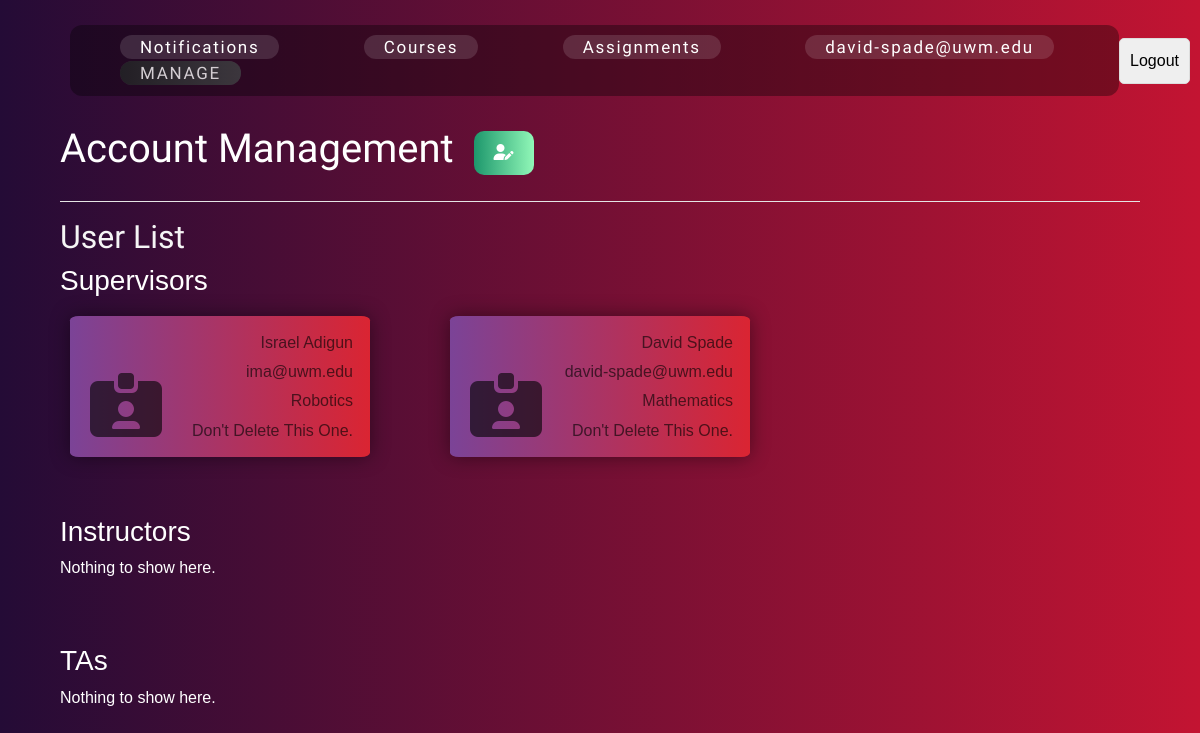
Page /account-management/ (signed in) on the committed database.
### TAScheduler/models.py (models this page shows, shortened)
class User(AbstractUser):
    email = models.EmailField(unique=True)
    fname = models.CharField(max_length=50, verbose_name="First Name")
    lname = models.CharField(max_length=50, verbose_name="Last Name")
    address = models.CharField(max_length=50)
    phone_number = models.CharField(max_length=15, blank=True, null=True, verbose_name="Phone Number")
    username = None
    USERNAME_FIELD = 'email'
    REQUIRED_FIELDS = ['fname', 'lname']
    objects = UserManager()  # Use the custom manager

class Supervisor(models.Model):
    user = models.OneToOneField(User, to_field="email", on_delete=models.CASCADE)
    admin_dept = models.CharField(max_length=100)
    class Meta:
        verbose_name = "Supervisor"
        verbose_name_plural = "Supervisors"
        permissions = [
            ("create_courses", "Can create courses"),
            ("create_accounts", "Can create user accounts"),
            ("delete_accounts", "Can delete user accounts"),
            ("edit_accounts", "Can edit user accounts"),
            ("assign_instructors", "Can assign instructors to courses"),
            ("assign_tas", "Can assign TAs to courses and labs"),
            ("access_all_data", "Can access all system data"),
            ("send_notifications", "Can send notifications to users"),
        ]

### TAScheduler/views.py (the view, shortened to what this page needs)
# urls.py: path("account-management/", AccountManagementView.as_view(), name="account-management"),
@method_decorator([login_required(login_url="/"), group_required('Supervisor')], name='dispatch')
class AccountManagementView(View):
    def get(self, request):
        s,i,t = Supervisor.objects.all(), Instructor.objects.all(), TA.objects.all()
        return render(request, 'AccountManagement.html', {'supervisors': s, "tas":t, "instructors":i, "role":"Supervisor"})

### TAScheduler/utils/auth.py (called while the page is built)
def group_required(group_name):
    def in_group(user):
        if user.is_authenticated and user.groups.filter(name=group_name).exists():
            return True
        raise PermissionDenied  # Raise 403 error for unauthorized users
    return user_passes_test(in_group)

### templates/AccountManagement.html (shortened to what this page needs)
{% extends "base.html" %} {% block title %} Account Management {% endblock %}
{% block content %}
<header class="acct-mgmt-header">
    <div class="header-title">
        <h1>Account Management</h1>
        <button class="btn-grad3" id="add-modal"><i class="fa-solid fa-user-pen"></i></button>
    </div>
</header>
<hr style="background-color: white;">
<h2 style="font-family: Amatic SC; color:whitesmoke;">User List</h2>
<div class="table-div">
    <div class="tbody-div">
        {% include "partials/_allUsers.html" %}
    </div>
</div>
{% endblock %}

### templates/partials/_navbar.html (shortened to what this page needs)
<nav class="custom-nav d-flex justify-content-between align-items-center">
    <div class="nav-group">
        <a href="/notifications" class="nav-btn {% if request.resolver_match.url_name == 'notifications' %}btn-grad4{% endif %}">Notifications</a>
        <a href="/courses" class="nav-btn {% if request.resolver_match.url_name == 'courses' %}btn-grad4{% endif %}">Courses</i></a>
        <a href="/assignments" class="nav-btn {% if request.resolver_match.url_name == 'assignments' %}btn-grad4{% endif %}">Assignments</a>
        <a href="/contact-info" class="nav-btn {% if request.resolver_match.url_name == 'contact-info' %}btn-grad4{% endif %}">{{user.email}}</a>
        {% if role and role == "Supervisor" %}
            <a href="{% url 'account-management' %}" class="nav-btn {% if request.resolver_match.url_name == 'account-management' %}btn-grad4{% endif %}">Manage</a>
        {% endif %}
    </div>
    <div class="logout-component">
        <form id="logout_form" action="{% url 'logout' %}" method="POST">
            <input type="submit" value="Logout">
        </form>
    </div>
</nav>

### templates/partials/_allUsers.html (shortened to what this page needs)
<div class="custom-group">
    <h3>Supervisors</h3>
    <div class="role-group">
        {% for s in supervisors  %}
        <div class="tr-div btn-gradx0">
            <div class="profile-img"><i class="fa-solid fa-id-card-clip"></i></div>
            <div>
                <div class="td-item text-capitalize">{{s.user.fname}} {{s.user.lname}}</div>
                <div class="td-item text-lowercase">{{s.user.email}}</div>
                <div class="td-item text-capitalize">{{s.admin_dept}}</div>
                <div class="td-item text-capitalize">don't delete this one.</div>
            </div>
        </div>
         {% endfor %}
    </div>
</div>
<br><br>
<div>
    <h3>Instructors</h3>
    <div class="role-group">
        {% if instructors|length == 0 %}
        <p>Nothing to show here.</p>
       {% endif %}
    </div>
</div>
<br><br>
<div>
    <h3>TAs</h3>
    <div class="role-group">
       {% if tas|length == 0 %}
        <p>Nothing to show here.</p>
       {% endif %}
    </div>
</div>

### TAScheduler/static/css/styles.css (style rules this page uses)
* { padding: 0; margin: 0; box-sizing: border-box; }
html, body { width: 100%; height: 100%; margin: 0; padding: 0; overflow-x: hidden; }
body { font-family: Arial, sans-serif; background: #c31432; background: linear-gradient(to right, #240b36, #c31432); background-repeat: no-repeat; height: 100vh; }
nav { padding: 10px; border-radius: 20px; }
nav a { color: white; text-decoration: none; margin: 0 40px; font-family: "Teko"; padding: 5px 10px; text-align: center; border-radius: 40px; font-size: 17px; letter-spacing: 0.1em; background: rgba(251, 251, 251, 0.13); }
h1 { text-align: center; }
.table-div { color: #fff; width: 100%; border-collapse: collapse; margin-bottom: 20px; }
.td-item { background-color: transparent; margin: 4px; text-align: end; padding: 3px; }
.tbody-div .tr-div { display: flex; padding: 10px; justify-content: space-between; align-items: end; line-height: 1.2rem; transition: 0.5s; border-radius: 3%; color: rgba(3, 3, 3, 0.629); }
.btn-gradx0 { background-image: linear-gradient(to right, #7b4397 0%, #dc2430 51%, #7b4397 100%); }
.btn-gradx0 { margin: 10px; padding: 15px 45px; text-align: center; text-transform: uppercase; transition: 0.5s; background-size: 200% auto; color: white; box-shadow: 0 0 20px rgba(0, 0, 0, 0.4392156863); border-radius: 10px; display: block; }
.tbody-div .role-group { display: grid; grid-template-columns: 1fr 1fr 1fr; grid-gap: 60px; }
.tr-div i { font-size: 4pc; }
.profile-img { margin: 10px; text-align: center; }
button { padding: 10px 15px; margin: 5px 0; background-color: #007BFF; color: white; outline: none; border: none; border-radius: 5px; cursor: pointer; }
input, select { width: 100%; padding: 10px; margin-bottom: 10px; border: 1px solid #ddd; border-radius: 5px; }
.custom-nav { padding: 5px 0; position: sticky; top: 0; left: 0px; margin: 20px 0px 20px 70px; }
.custom-nav .nav-group { padding: 10px; border-radius: 12px; background: rgba(0, 0, 0, 0.357); }
.custom-nav .nav-group .nav-btn { padding: 2px 20px; }
.logout-component form { padding: 0; margin: 0 10px 0 0; border: none; }
.logout-component form input { margin: 0; }
.acct-mgmt-header { color: #fff; font-family: "Chango"; }
.acct-mgmt-header .header-title { display: flex; align-items: center; }
.acct-mgmt-header .header-title .btn-grad3 { background-image: linear-gradient(to right, #1D976C 0%, #93F9B9 51%, #1D976C 100%); }
.acct-mgmt-header .header-title .btn-grad3 { margin: 10px; padding: 10px 20px; text-align: center; text-transform: uppercase; transition: 0.5s; background-size: 200% auto; color: white; border-radius: 10px; display: block; }
.acct-mgmt-header #add-modal { margin-left: 20px; }
.btn-grad4 { background-image: linear-gradient(to right, #232526 0%, #414345 51%, #232526 100%); }
.btn-grad4 { text-align: center; text-transform: uppercase; transition: 0.5s; background-size: 200% auto; color: rgb(255, 255, 255); border-radius: 40px; opacity: 0.8; }

### rows in the picture
User: email "david-spade@uwm.edu"
Supervisor: user.fname "Israel", user.lname "Adigun", user.email "ima@uwm.edu", admin_dept "Robotics"
Supervisor: user.fname "David", user.lname "Spade", user.email "david-spade@uwm.edu", admin_dept "Mathematics"
